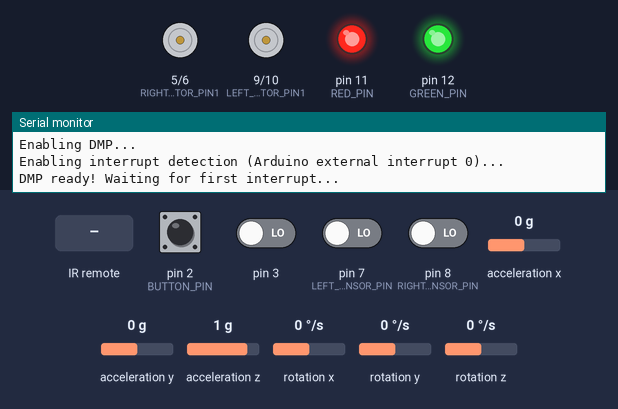
Simulated run of this sketch. Board: Arduino Uno, built with avr-gcc and run on an emulated ATmega328P. On the bench: motor-driver pin pairs drawn as motors (green arrow = first pin HIGH = forward, orange = second pin HIGH = backward, longer = more drive), output pins drawn as LEDs (lit = HIGH), the last lines printed to the serial monitor. The test bench sets the inputs (shaded band); at power-on: pin 2 (BUTTON_PIN) HIGH, pin 3, pin 7 (LEFT_SENSOR_PIN), pin 8 (RIGHT_SENSOR_PIN) LOW, acceleration x 0 g, acceleration y 0 g, acceleration z 1 g, rotation x 0 °/s, rotation y 0 °/s, rotation z 0 °/s. The sensor or clock chip raises its interrupt line as the real part does.

Above: at 1.7 s.
1.8 s: pin 2 (BUTTON_PIN) pulled LOW for 0.15 s
At 3.0 s:
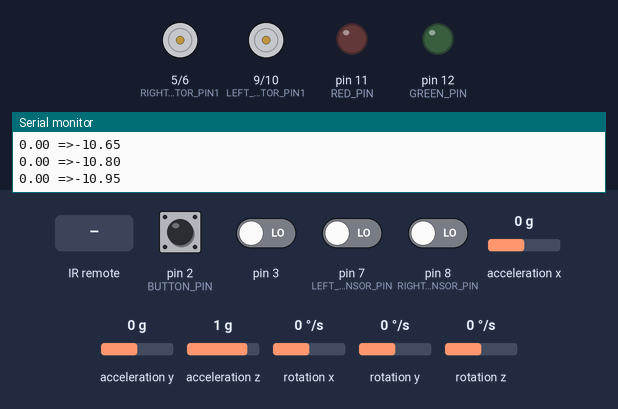
3.4 s: infrared code 0x19 received
At 5.8 s:
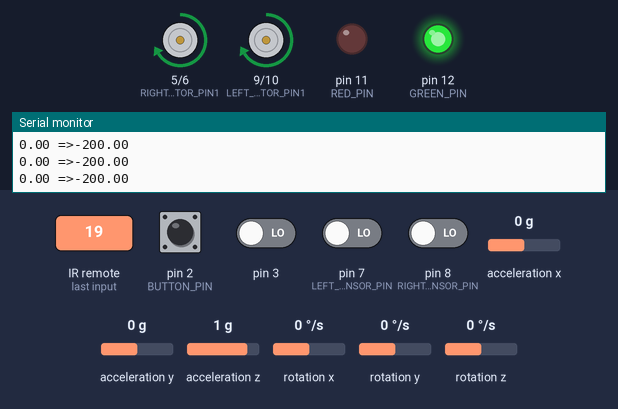
6.4 s: acceleration x set to 0.8 g
At 7.0 s:
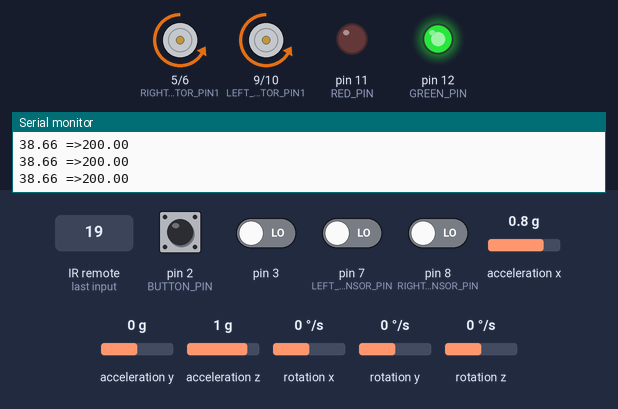
7.9 s: acceleration x set to 0 g
10.9 s: pin 7 (LEFT_SENSOR_PIN) driven HIGH
13.9 s: infrared code 0x44 received
At 14.18 s:
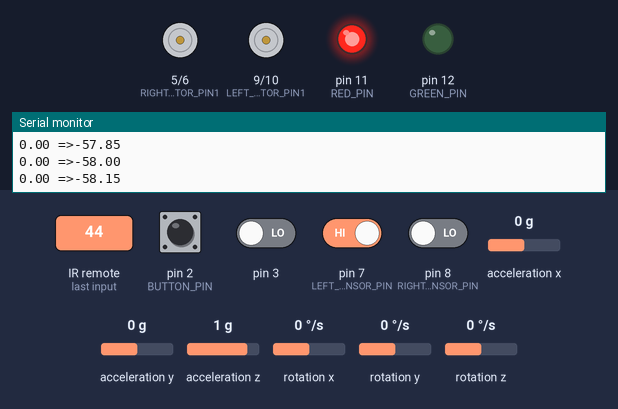
Timing chart, 0 to 24.8 s (numbered marks = the images above; inputs shaded):
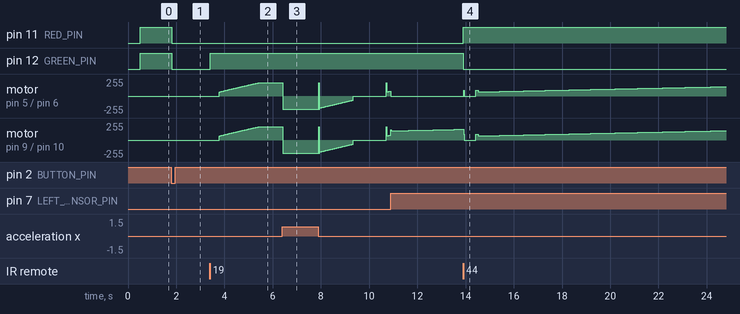

Measured:
- after the input at 1.8 s, pin 11 (RED_PIN), pin 12 (GREEN_PIN): HIGH → LOW at once
- after the input at 3.4 s, pin 12 (GREEN_PIN): LOW → HIGH at once; motor on pin 5 (RIGHT_MOTOR_PIN1) / pin 6 (RIGHT_MOTOR_PIN2), motor on pin 9 (LEFT_MOTOR_PIN1) / pin 10 (LEFT_MOTOR_PIN2): moves from stopped to forward 200/255 over 1.7 s, starting after 0.38 s
- after the input at 6.4 s, motor on pin 5 (RIGHT_MOTOR_PIN1) / pin 6 (RIGHT_MOTOR_PIN2), motor on pin 9 (LEFT_MOTOR_PIN1) / pin 10 (LEFT_MOTOR_PIN2): forward 200/255 → backward 200/255 at once
- after the input at 13.9 s, pin 11 (RED_PIN): LOW → HIGH at once; pin 12 (GREEN_PIN): HIGH → LOW at once

The sketch:

Self-Balancing-Robot.ino
```cpp
#include "header.h"


void setup() {
    Serial.begin(115200);


    // IR Receiver Setup and interrupt
    IrReceiver.begin(IR_RECEIVE_PIN, ENABLE_LED_FEEDBACK);

    initIMU();

    // PID Angle
    setpoint_angle = EQUILIBRE;
    pid_angle.SetMode(AUTOMATIC);
    pid_angle.SetSampleTime(10);
    pid_angle.SetOutputLimits(-200, 200);


    // Button Seput and interrupt with the module PinChangeInterrupt
    pinMode(BUTTON_PIN, INPUT_PULLUP);
    attachInterrupt(digitalPinToInterrupt(BUTTON_PIN), buttonInt, 2);


    // Led RGB Setup
    pinMode(RED_PIN, OUTPUT);
    pinMode(GREEN_PIN, OUTPUT);
    //pinMode(BLUE_PIN, OUTPUT);
    changeMode();


    // Tracking Sensor Setup
    pinMode(LEFT_SENSOR_PIN, INPUT);
    pinMode(RIGHT_SENSOR_PIN, INPUT);

    //Initialise the Motor output pins
    pinMode(LEFT_MOTOR_PIN1, OUTPUT);
    pinMode(LEFT_MOTOR_PIN2, OUTPUT);

    pinMode(RIGHT_MOTOR_PIN1, OUTPUT);
    pinMode(RIGHT_MOTOR_PIN2, OUTPUT);

    //By default turn off both the motors
    analogWrite(LEFT_MOTOR_PIN1, LOW);
    analogWrite(LEFT_MOTOR_PIN2, LOW);

    analogWrite(RIGHT_MOTOR_PIN1, LOW);
    analogWrite(RIGHT_MOTOR_PIN2, LOW);
}


void loop() {


    if ( !state ) {
        driveMotors(0, 0);
    } else {
        balancing();
    }

    changeMode(mode);
    remoteControl();
}


void balancing() {

    if (!dmpReady) return;

    if ( hasDataIMU() ) {

        pid_angle.Compute();

        steering = 0;
        setpoint_angle = EQUILIBRE;

        Serial.print(input_angle); Serial.print(" =>"); Serial.println(output_angle);
        if (abs(input_angle - EQUILIBRE) > 40) {
            driveMotors(0, 0);
            return;
        }

        if (mode == 1) directionRemoteControl();
        else if (mode == 2) lineTracking();

        driveMotors(output_angle, steering);

    } else {
        input_angle = getPitchIMU();
    }
}


void lineTracking() {


    leftValue = digitalRead(LEFT_SENSOR_PIN);
    rightValue = digitalRead(RIGHT_SENSOR_PIN);

    if ( leftValue == LOW && rightValue == LOW ) setpoint_angle = EQUILIBRE + 1;
    else {
        startBackward = millis();
        if ( leftValue == HIGH) steering = +75;
        else if (rightValue == HIGH ) steering = -75;
    }

    if (millis() - startBackward < 2000) setpoint_angle = EQUILIBRE;

}


void directionRemoteControl() {

    if (millis() - startForward < 100) setpoint_angle = EQUILIBRE + 5;
    else if (millis() - startBackward < 100) setpoint_angle = EQUILIBRE - 5;
    else if (millis() - startLeft < 100) steering = +75;
    else if (millis() - startRight < 100) steering = -75;

}


void remoteControl() {
    // **on décode réellement ici**
    if (IrReceiver.decode()) {

        cmd = IrReceiver.decodedIRData.command;

        if ( mode == 1 ) {
            if ( cmd == 0x18 ) startForward = millis();
            if ( cmd == 0x08 ) startLeft = millis();
            if ( cmd == 0x5A ) startRight = millis();
            if ( cmd == 0x52 ) startBackward = millis();
        }

        if ( ( (IrReceiver.decodedIRData.flags & IRDATA_FLAGS_IS_REPEAT) && (millis() - lastRemote > 200) ) || !(IrReceiver.decodedIRData.flags & IRDATA_FLAGS_IS_REPEAT) ) {

            if ( !(IrReceiver.decodedIRData.flags & IRDATA_FLAGS_IS_REPEAT) ) {
                if ( cmd == 0x45 ) buttonInt();
                else if ( cmd == 0x44 ) changeMode(1);
                else if ( cmd == 0x19 ) changeMode(2);
                else if ( cmd == 0x07 ) changeMode(0);
            }

            if ( cmd == 0x46 ) changeMode();

            lastRemote = millis();
        }

        IrReceiver.resume();
    }
}
```

Fonctions.ino
```cpp
void dmpDataReady() {
  mpuInterrupt = true;
}

void buttonInt() {
  state = !state;
}

void changeMode( int newMode = -1 ) {
  if (!state) {
    // ETEINT
    digitalWrite(RED_PIN, HIGH);
    digitalWrite(GREEN_PIN, HIGH);
    return;
  }

  if (newMode < 0) mode = (mode + 1) % 3;
  else mode = newMode % 3;

  switch (mode) {
    case 0:
      // Mode Balancing : JAUNE
      digitalWrite(RED_PIN, LOW);
      digitalWrite(GREEN_PIN, LOW);
      //digitalWrite(BLUE_PIN, HIGH);
      break;

    case 1:
      // Mode RemoteControl : VERT
      digitalWrite(RED_PIN, HIGH);
      digitalWrite(GREEN_PIN, LOW);
      //digitalWrite(BLUE_PIN, HIGH);
      break;

    case 2:
      // Mode LineTracking : ROUGE
      digitalWrite(RED_PIN, LOW);
      digitalWrite(GREEN_PIN, HIGH);
      //digitalWrite(BLUE_PIN, HIGH);
      break;
  }

}

void driveMotors(float torque, int turn) {

  int pwmL = torque - turn;
  int pwmR = torque + turn;

  pwmL = constrain(pwmL, -255, 255);
  pwmR = constrain(pwmR, -255, 255);

  if (abs(pwmL) < 60) pwmL = 0;
  if (abs(pwmR) < 60) pwmR = 0;

  // Gauche
  if (pwmL >= 0) {
    analogWrite(LEFT_MOTOR_PIN1,  0);
    analogWrite(LEFT_MOTOR_PIN2, (int)pwmL);
  } else {
    analogWrite(LEFT_MOTOR_PIN1, (int)(-pwmL));
    analogWrite(LEFT_MOTOR_PIN2, 0);
  }
  // Droite
  if (pwmR >= 0) {
    analogWrite(RIGHT_MOTOR_PIN1, 0);
    analogWrite(RIGHT_MOTOR_PIN2, (int)pwmR);
  } else {
    analogWrite(RIGHT_MOTOR_PIN1, (int)(-pwmR));
    analogWrite(RIGHT_MOTOR_PIN2, 0);
  }
}

int hasDataIMU() {
  return !mpuInterrupt && fifoCount < packetSize;
}

// read the pitch value from the IMU
float getPitchIMU() {
  // reset interrupt flag and get INT_STATUS byte
  mpuInterrupt = false;
  mpuIntStatus = mpu.getIntStatus();

  // get current FIFO count
  fifoCount = mpu.getFIFOCount();

  // check for overflow (this should never happen unless our code is too inefficient)
  if ((mpuIntStatus & 0x10) || fifoCount == 1024) {
    // reset so we can continue cleanly
    mpu.resetFIFO();
    Serial.println(F("FIFO overflow!"));
  // otherwise, check for DMP data ready interrupt (this should happen frequently)
  } else if (mpuIntStatus & 0x02) {
    // wait for correct available data length, should be a VERY short wait
    while (fifoCount < packetSize) fifoCount = mpu.getFIFOCount();
    // read a packet from FIFO
    mpu.getFIFOBytes(fifoBuffer, packetSize);
    // track FIFO count here in case there is > 1 packet available
    // (this lets us immediately read more without waiting for an interrupt)
    fifoCount -= packetSize;
    mpu.dmpGetQuaternion(&q, fifoBuffer); //get value for q
    mpu.dmpGetGravity(&gravity, &q); //get value for gravity
    mpu.dmpGetYawPitchRoll(ypr, &q, &gravity); //get value for ypr
    pitch = ypr[1] * 180/M_PI;
  }
  return pitch;
}

// initialise and configure the IMU with DMP
void initIMU() {

  // initialize device
  Serial.println(F("Initializing I2C devices..."));
  mpu.initialize();


  // verify connection
  Serial.println(F("Testing device connections..."));
  Serial.println(mpu.testConnection() ? F("MPU6050 connection successful") : F("MPU6050 connection failed"));

  mpu.setXGyroOffset(-76);
  mpu.setYGyroOffset(-54);
  mpu.setZGyroOffset(2);
  mpu.setZAccelOffset(1384);

  // load and configure the DMP
  Serial.println(F("Initializing DMP..."));
  devStatus = mpu.dmpInitialize();
  // make sure it worked (returns 0 if so)
  if (devStatus == 0) {
    // turn on the DMP, now that it's ready
    Serial.println(F("Enabling DMP..."));
    mpu.setDMPEnabled(true);
    // enable Arduino interrupt detection
    Serial.println(F("Enabling interrupt detection (Arduino external interrupt 0)..."));
    attachInterrupt(digitalPinToInterrupt(3), dmpDataReady, RISING);
    mpuIntStatus = mpu.getIntStatus();
    // set our DMP Ready flag so the main loop() function knows it's okay to use it
    Serial.println(F("DMP ready! Waiting for first interrupt..."));
    dmpReady = true;
    // get expected DMP packet size for later comparison
    packetSize = mpu.dmpGetFIFOPacketSize();

  } else {
    // ERROR!
    // 1 = initial memory load failed
    // 2 = DMP configuration updates failed
    // (if it's going to break, usually the code will be 1)
    Serial.print(F("DMP Initialization failed (code "));
    Serial.print(devStatus);
    Serial.println(F(")"));
  }

}
```

header.h
```cpp
#include <IRremote.h>
#include <PID_v1.h> //From https://github.com/br3ttb/Arduino-PID-Library/blob/master/PID_v1.h
#include <I2Cdev.h>
#include "MPU6050_6Axis_MotionApps20.h"


// IMU instance
MPU6050 mpu;
// MPU control/status vars
bool dmpReady = false;  // set true if DMP init was successful
uint8_t mpuIntStatus;   // holds actual interrupt status byte from MPU
uint8_t devStatus;      // return status after each device operation (0 = success, !0 = error)
uint16_t packetSize;    // expected DMP packet size (default is 42 bytes)
uint16_t fifoCount;     // count of all bytes currently in FIFO
uint8_t fifoBuffer[64]; // FIFO storage buffer

static float pitch;
Quaternion q;           // [w, x, y, z]         quaternion container
VectorFloat gravity;    // [x, y, z]            gravity vector

float ypr[3];


/*********Tune these 4 values for your BOT*********/
#define EQUILIBRE 0.1

double Kp_angle = 15; // 13 => 19
double Ki_angle = 150; // 100 => 250
double Kd_angle = 0.8; //  0.4 => 0.9

// PID Angle (interne)
double input_angle, output_angle, setpoint_angle;
PID pid_angle(&input_angle, &output_angle, &setpoint_angle, Kp_angle, Ki_angle, Kd_angle, REVERSE);
volatile bool mpuInterrupt = false;

//Motor Pin
const int RIGHT_MOTOR_PIN1 = 5;
const int RIGHT_MOTOR_PIN2 = 6;
const int LEFT_MOTOR_PIN1 = 9;
const int LEFT_MOTOR_PIN2 = 10;
float steering;

// Remote Control
const int IR_RECEIVE_PIN = 4;
unsigned long lastRemote = 0;
unsigned long startForward = 0;
unsigned long startBackward = 0;
unsigned long startLeft = 0;
unsigned long startRight = 0;
uint32_t cmd = 0;
int mode = 0;

// Mode Button
const int BUTTON_PIN = 2;
volatile bool buttonPressed = true;
bool state = false;


// Led RGB PIN
const int RED_PIN = 11;
const int GREEN_PIN = 12;
//const int BLUE_PIN = 13;

// Tracking Sensor
const int LEFT_SENSOR_PIN = 7;
const int RIGHT_SENSOR_PIN = 8;
//const int SENSOR3_PIN = 13;
int leftValue;
int rightValue;
unsigned long lastStop = 0;


void dmpDataReady();
void buttonInt();
void changeMode( int newMode = -1 );
void driveMotors();
int hasDataIMU();
float getPitchIMU();
void initIMU();
```
